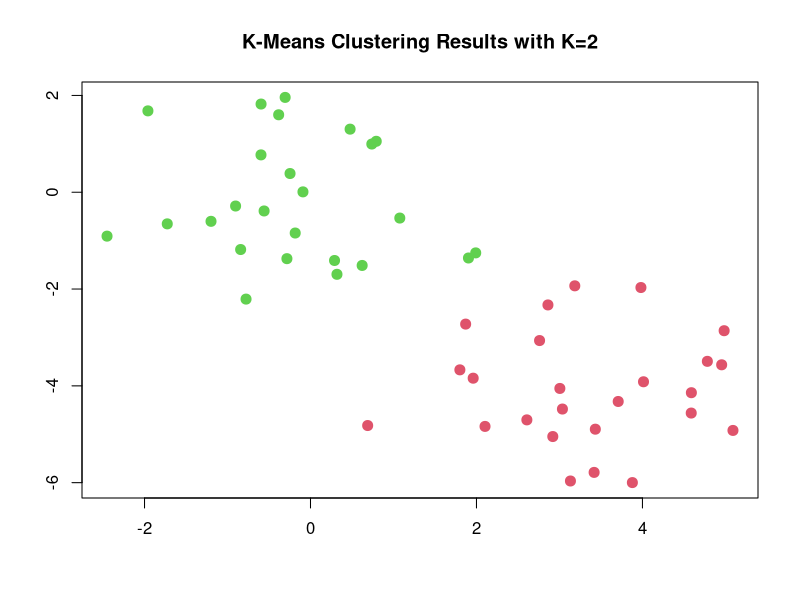
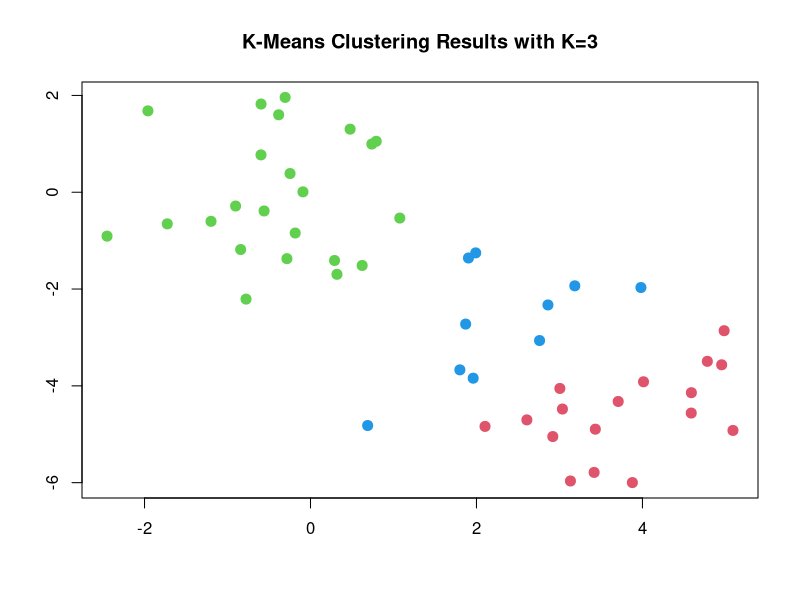
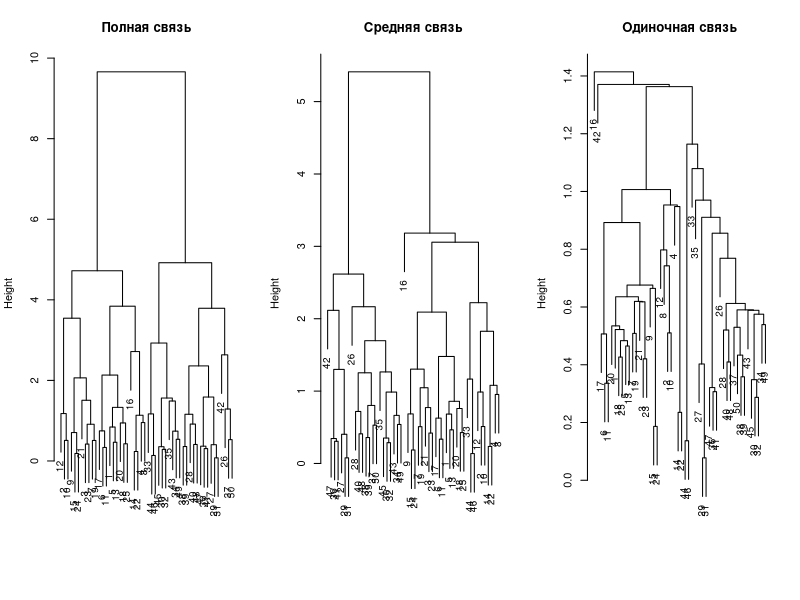
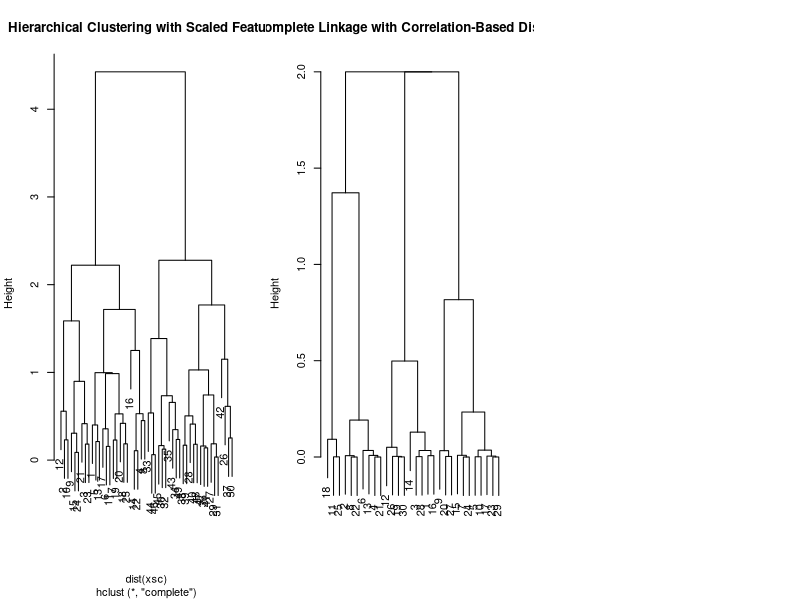

The R script that drew these images, in order:
## ---- chunk 1
knitr::opts_chunk$set(echo = TRUE)
## ---- chunk 2
 set.seed(2)
 x=matrix(rnorm(50*2), ncol=2)
 x[1:25,1]=x[1:25,1]+3
 x[1:25,2]=x[1:25,2]-4
 # plot(x)
## ---- chunk 3
km=kmeans(x,2,nstart=20)
names(km)
km$cluster
## ---- chunk 4
plot(x, col=(km$cluster+1), main="K-Means Clustering Results with K=2", xlab="", ylab="", pch=20, cex=2)
## ---- chunk 5
set.seed(4)
km3=kmeans(x,3,nstart=20)
km3
## ---- chunk 6
 plot(x, col=(km3$cluster+1), main="K-Means Clustering Results with K=3", xlab="", ylab="", pch=20, cex=2)
## ---- chunk 7
set.seed(3)
kmn=kmeans(x,3,nstart=1)
kmn$tot.withinss
km.out=kmeans(x,3,nstart=20)
km.out$tot.withinss
## ---- chunk 8
hc.complete=hclust(dist(x), method="complete")
hc.average=hclust(dist(x), method="average")
hc.single=hclust(dist(x), method="single")
## ---- chunk 9
par(mfrow=c(1,3))
plot(hc.complete,main="Полная связь", xlab="", sub="", cex=.9)
plot(hc.average, main="Средняя связь", xlab="", sub="", cex=.9)
plot(hc.single, main="Одиночная связь", xlab="", sub="",cex=.9)
## ---- chunk 10
cutree(hc.complete, 2)
cutree(hc.single, 2)
cutree(hc.average, 2)
## ---- chunk 11
 cutree(hc.single, 4)
## ---- chunk 12
xsc=scale(x)
plot(hclust(dist(xsc), method="complete"), main="Hierarchical Clustering with Scaled Features")
## ---- chunk 13
x=matrix(rnorm(30*3), ncol=3)
dd=as.dist(1-cor(t(x)))
plot(hclust(dd, method="complete"), main="Complete Linkage with Correlation-Based Distance", xlab="", sub="")
